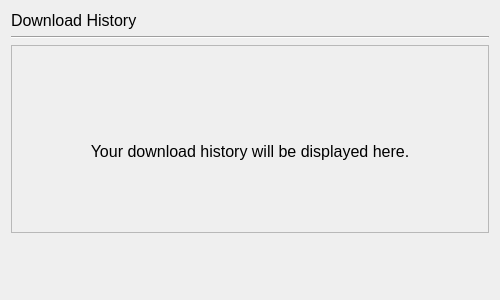
<?xml version="1.0" encoding="UTF-8"?>
<ui version="4.0">
 <class>Form</class>
 <widget class="QWidget" name="Form">
  <property name="geometry">
   <rect>
    <x>0</x>
    <y>0</y>
    <width>500</width>
    <height>300</height>
   </rect>
  </property>
  <property name="font">
   <font>
    <pointsize>9</pointsize>
   </font>
  </property>
  <property name="windowTitle">
   <string>Download History</string>
  </property>
  <property name="locale">
   <locale language="English" country="UnitedStates"/>
  </property>
  <layout class="QVBoxLayout" name="FormLayout">
   <item>
    <widget class="QLabel" name="windowTitleLabel">
     <property name="sizePolicy">
      <sizepolicy hsizetype="Ignored" vsizetype="Fixed">
       <horstretch>0</horstretch>
       <verstretch>0</verstretch>
      </sizepolicy>
     </property>
     <property name="font">
      <font>
       <pointsize>12</pointsize>
      </font>
     </property>
     <property name="text">
      <string>Download History</string>
     </property>
    </widget>
   </item>
   <item>
    <widget class="Line" name="windowTitleLine">
     <property name="orientation">
      <enum>Qt::Horizontal</enum>
     </property>
    </widget>
   </item>
   <item>
    <widget class="QStackedWidget" name="stackedWidget">
     <widget class="QWidget" name="infoPage">
      <layout class="QVBoxLayout" name="infoPageLayout">
       <property name="leftMargin">
        <number>0</number>
       </property>
       <property name="topMargin">
        <number>0</number>
       </property>
       <property name="rightMargin">
        <number>0</number>
       </property>
       <property name="bottomMargin">
        <number>0</number>
       </property>
       <item>
        <widget class="QFrame" name="statusFrame">
         <property name="frameShape">
          <enum>QFrame::StyledPanel</enum>
         </property>
         <property name="frameShadow">
          <enum>QFrame::Sunken</enum>
         </property>
         <layout class="QVBoxLayout" name="statusFrameLayout">
          <item alignment="Qt::AlignHCenter|Qt::AlignBottom">
           <widget class="QLabel" name="infoIcon">
            <property name="sizePolicy">
             <sizepolicy hsizetype="Fixed" vsizetype="Fixed">
              <horstretch>0</horstretch>
              <verstretch>0</verstretch>
             </sizepolicy>
            </property>
            <property name="minimumSize">
             <size>
              <width>64</width>
              <height>64</height>
             </size>
            </property>
            <property name="pixmap">
             <pixmap>../icons/history.svg</pixmap>
            </property>
            <property name="scaledContents">
             <bool>true</bool>
            </property>
            <property name="alignment">
             <set>Qt::AlignCenter</set>
            </property>
           </widget>
          </item>
          <item alignment="Qt::AlignTop">
           <widget class="QLabel" name="infoLabel">
            <property name="sizePolicy">
             <sizepolicy hsizetype="Preferred" vsizetype="Fixed">
              <horstretch>0</horstretch>
              <verstretch>0</verstretch>
             </sizepolicy>
            </property>
            <property name="font">
             <font>
              <pointsize>12</pointsize>
             </font>
            </property>
            <property name="text">
             <string>Your download history will be displayed here.</string>
            </property>
            <property name="alignment">
             <set>Qt::AlignCenter</set>
            </property>
           </widget>
          </item>
         </layout>
        </widget>
       </item>
      </layout>
     </widget>
     <widget class="QWidget" name="previewWidgetPage">
      <layout class="QVBoxLayout" name="previewWidgetPageLayout">
       <property name="leftMargin">
        <number>0</number>
       </property>
       <property name="topMargin">
        <number>0</number>
       </property>
       <property name="rightMargin">
        <number>0</number>
       </property>
       <property name="bottomMargin">
        <number>0</number>
       </property>
       <item>
        <widget class="QListWidget" name="previewWidgetView">
         <property name="horizontalScrollBarPolicy">
          <enum>Qt::ScrollBarAlwaysOff</enum>
         </property>
         <property name="autoScroll">
          <bool>false</bool>
         </property>
         <property name="editTriggers">
          <set>QAbstractItemView::NoEditTriggers</set>
         </property>
         <property name="showDropIndicator" stdset="0">
          <bool>false</bool>
         </property>
         <property name="verticalScrollMode">
          <enum>QAbstractItemView::ScrollPerPixel</enum>
         </property>
         <property name="resizeMode">
          <enum>QListView::Adjust</enum>
         </property>
        </widget>
       </item>
      </layout>
     </widget>
    </widget>
   </item>
   <item>
    <widget class="QWidget" name="adArea_1" native="true">
     <property name="minimumSize">
      <size>
       <width>320</width>
       <height>50</height>
      </size>
     </property>
     <layout class="QHBoxLayout" name="adAreaLayout_1">
      <property name="spacing">
       <number>0</number>
      </property>
      <property name="leftMargin">
       <number>0</number>
      </property>
      <property name="topMargin">
       <number>0</number>
      </property>
      <property name="rightMargin">
       <number>0</number>
      </property>
      <property name="bottomMargin">
       <number>0</number>
      </property>
     </layout>
    </widget>
   </item>
  </layout>
 </widget>
 <resources/>
 <connections/>
</ui>
